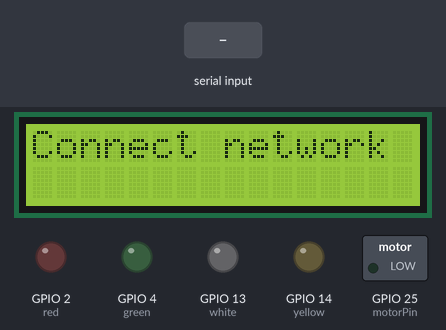
Recording of a sketch running on a simulated ESP32. Shown: 16×2 character LCD, switched loads named in the sketch (green lamp = pin HIGH), output pins drawn as LEDs (lit = HIGH). The inputs (shaded band) are chosen by the test bench. Nothing arrives over Bluetooth unless stated.

Above: at 0.1 s.
5.3 s: "l\n" received over the second serial link
At 6.3 s:
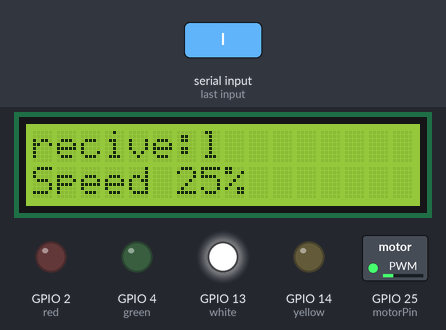
6.8 s: "m\n" received over the second serial link
At 7.5 s:
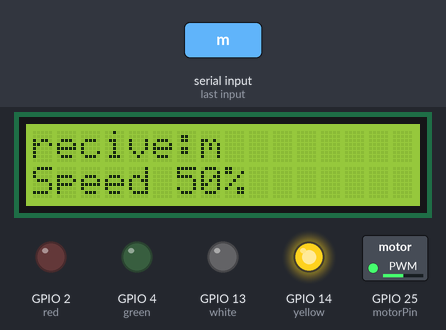
8.3 s: "h\n" received over the second serial link
At 8.6 s:
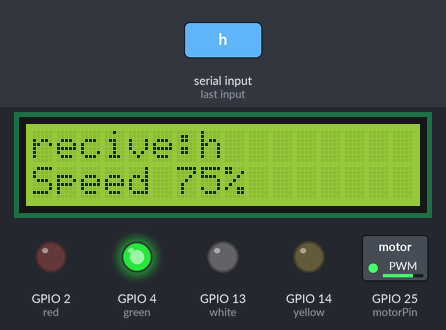
9.8 s: "s\n" received over the second serial link
At 10.9 s:
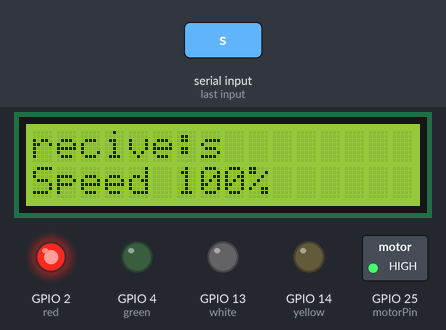
11.3 s: "f\n" received over the second serial link
At 12.3 s:
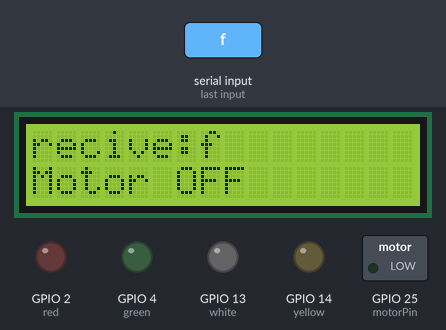
Timing chart, 0 to 13.8 s (numbered marks = the images above; inputs shaded):
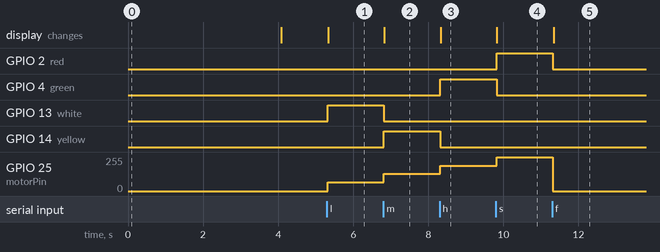

Measured:
- after the input at 5.3 s, GPIO 13 (white): LOW → HIGH at once; GPIO 25 (motorPin): 0/255 → 64/255 at once; the display: changes at once (image 1)
- after the input at 6.8 s, GPIO 13 (white): HIGH → LOW at once; GPIO 14 (yellow): LOW → HIGH at once; GPIO 25 (motorPin): 64/255 → 128/255 at once; the display: changes at once (image 2)
- after the input at 8.3 s, GPIO 4 (green): LOW → HIGH at once; GPIO 14 (yellow): HIGH → LOW at once; GPIO 25 (motorPin): 128/255 → 191/255 at once; the display: changes at once (image 3)
- after the input at 9.8 s, GPIO 2 (red): LOW → HIGH at once; GPIO 4 (green): HIGH → LOW at once; GPIO 25 (motorPin): 191/255 → 255/255 at once; the display: changes at once (image 4)
- after the input at 11.3 s, GPIO 2 (red): HIGH → LOW at once; GPIO 25 (motorPin): 255/255 → 0/255 at once; the display: changes at once (image 5)

The sketch:

motor_speed_control.ino
```cpp
/* Project name: Bluetooth bassed motor speed control sysem.
------------------------------------------------------------------------------------------------------------
Summary:-
This project is a Bluetooth-Based Motor Speed Control System using an ESP32. The ESP32 receives
Bluetooth commands from a smartphone and controls the speed of a DC motor using PWM. Four different
speed levels are available: 25%, 50%, 75%, and 100%, along with a motor OFF command. Four LEDs indicate
the selected speed level, while a 16×2 I2C LCD displays the received command and current motor speed. The
system provides a simple wireless method for controlling motor speed remotely through Bluetooth.

Receive character and Bluetooth command:

f = OFF
l = LOW  25% motor speed
m = MEDIAM 50% motor speed
h = HIGH 75% motor speed
s = SUPPER 100% motor speed

--------------------------------------------------------------------------------------------------------------
Equipment:- ESP32, led(red,green,white and yellow), DC Motor with(Transistor/MOSFET/Motor driver)
*/

#include <Wire.h>
#include <LiquidCrystal_I2C.h>
#include "BluetoothSerial.h"

LiquidCrystal_I2C lcd(0x27,16,2);           // lcd type

BluetoothSerial mybluetooth;

char recivedChar;

// esp32 to motor pin Initialized
const int motorPin = 25;

// Motor Speed Initialized
const int LOW_SPEED = 64;           //25%
const int MEDIAM_SPEED = 128;       // 50%
const int HIGH_SPEED = 191;         //75%
const int SUPER_SPEED = 255;        // 100%

// LED pin Initialized
const int white = 13;
const int yellow = 14;
const int green = 4;
const int red = 2;

void setup(){
  Wire.begin(21,22);
  lcd.init();
  lcd.backlight();

  mybluetooth.begin("esp32_motor");      // Bluetooth name

  pinMode(motorPin, OUTPUT);

  analogWrite(motorPin, 0);

  lcd.setCursor(0,0);
  lcd.print("Connect network ");
  delay(4000);
  lcd.clear();

  pinMode(white, OUTPUT);
  pinMode(yellow, OUTPUT);
  pinMode(green, OUTPUT);
  pinMode(red, OUTPUT);
}

void loop(){
  if (mybluetooth.available()) {
    recivedChar = mybluetooth.read();

    if (recivedChar == '\n' || recivedChar == '\r') {
      return;
    }
    lcd.setCursor(0,0);
    lcd.print("recive:");
    lcd.print(recivedChar);
    lcd.print("          ");

    if (recivedChar == 'l') {
      analogWrite(motorPin, LOW_SPEED);
      digitalWrite(white,HIGH);

      digitalWrite(yellow, LOW);
      digitalWrite(green, LOW);
      digitalWrite(red, LOW);

      lcd.setCursor(0,1);
      lcd.print("Speed 25%    ");
    }

    else if (recivedChar == 'm') {
      analogWrite(motorPin, MEDIAM_SPEED);
      digitalWrite(yellow,HIGH);

      digitalWrite(white, LOW);
      digitalWrite(green, LOW);
      digitalWrite(red, LOW);
      lcd.setCursor(0,1);
      lcd.print("Speed 50%    ");
    }

    else if (recivedChar == 'h') {
      analogWrite(motorPin, HIGH_SPEED);
      digitalWrite(green,HIGH);

      digitalWrite(yellow, LOW);
      digitalWrite(white, LOW);
      digitalWrite(red, LOW);

      lcd.setCursor(0,1);
      lcd.print("Speed 75%    ");
    }
    else if (recivedChar == 's') {
      analogWrite(motorPin, SUPER_SPEED);
      digitalWrite(red, HIGH);

      digitalWrite(yellow, LOW);
      digitalWrite(green, LOW);
      digitalWrite(white, LOW);

      lcd.setCursor(0,1);
      lcd.print("Speed 100%   ");
    }

    else if (recivedChar == 'f') {
      analogWrite(motorPin, 0);
      digitalWrite(green,LOW);
      digitalWrite(yellow, LOW);
      digitalWrite(white, LOW);
      digitalWrite(red, LOW);

      lcd.setCursor(0,1);
      lcd.print("Motor OFF           ");
    }

    else {
      lcd.setCursor(0,1);
      lcd.print("Unknown valu!");
    }
  }
}
```
